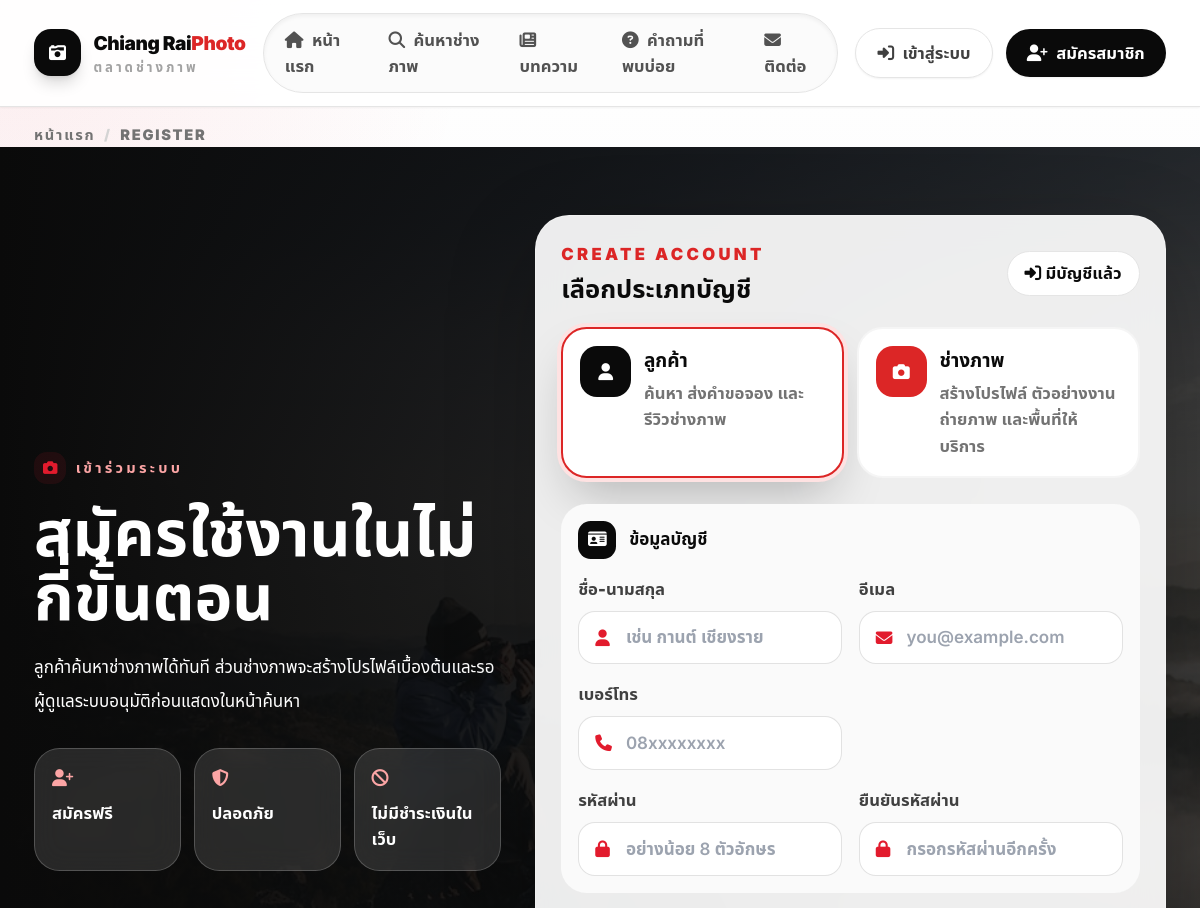
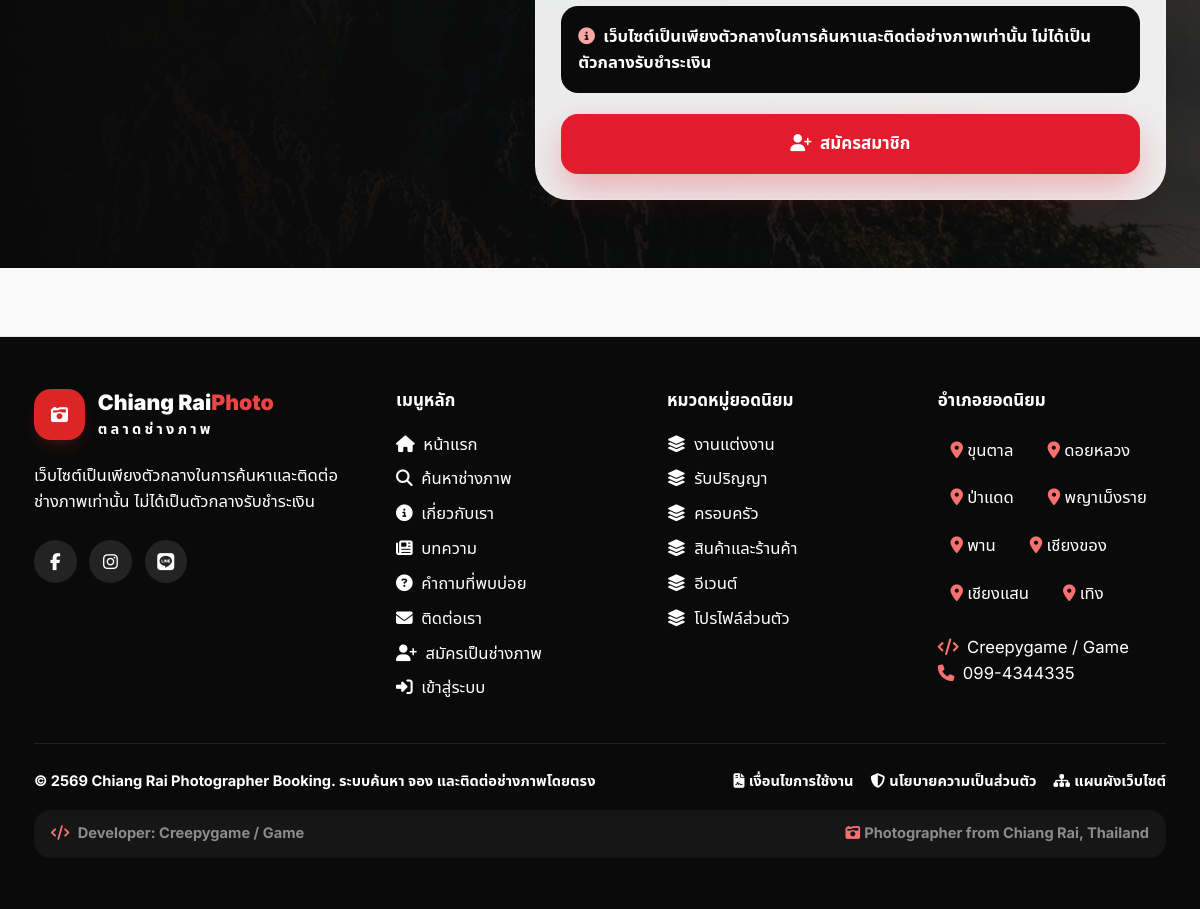
/register.php, run on the app's committed database (2 pictures, top to bottom).
### tables this page shows
CREATE TABLE service_categories (
  id INT UNSIGNED AUTO_INCREMENT PRIMARY KEY,
  name VARCHAR(120) NOT NULL,
  slug VARCHAR(160) NOT NULL,
  icon VARCHAR(80) NULL,
  description TEXT NULL,
  is_active TINYINT(1) NOT NULL DEFAULT 1,
  sort_order INT NOT NULL DEFAULT 0,
  created_at TIMESTAMP NULL DEFAULT CURRENT_TIMESTAMP,
  updated_at TIMESTAMP NULL DEFAULT CURRENT_TIMESTAMP ON UPDATE CURRENT_TIMESTAMP,
  UNIQUE KEY uk_service_categories_slug (slug),
  KEY idx_service_categories_active (is_active, sort_order)
);

CREATE TABLE districts (
  id INT UNSIGNED AUTO_INCREMENT PRIMARY KEY,
  province_name VARCHAR(100) NOT NULL DEFAULT 'เชียงราย',
  district_name VARCHAR(100) NOT NULL,
  latitude DECIMAL(10,7) NOT NULL,
  longitude DECIMAL(10,7) NOT NULL,
  is_active TINYINT(1) NOT NULL DEFAULT 1,
  created_at TIMESTAMP NULL DEFAULT CURRENT_TIMESTAMP,
  updated_at TIMESTAMP NULL DEFAULT CURRENT_TIMESTAMP ON UPDATE CURRENT_TIMESTAMP,
  UNIQUE KEY uk_district_name (province_name, district_name),
  KEY idx_district_active (is_active)
);

CREATE TABLE settings (
  id INT UNSIGNED AUTO_INCREMENT PRIMARY KEY,
  setting_key VARCHAR(120) NOT NULL,
  setting_value TEXT NULL,
  created_at TIMESTAMP NULL DEFAULT CURRENT_TIMESTAMP,
  updated_at TIMESTAMP NULL DEFAULT CURRENT_TIMESTAMP ON UPDATE CURRENT_TIMESTAMP,
  UNIQUE KEY uk_settings_key (setting_key)
);

### config/database.php (called while the page is built, shortened)
<?php
function db(): PDO
{
    static $pdo = null;
    if ($pdo instanceof PDO) {
        return $pdo;
    }
    $dsn = 'mysql:host=' . DB_HOST . ';dbname=' . DB_NAME . ';charset=' . DB_CHARSET;
    $pdo = new PDO($dsn, DB_USER, DB_PASS, [
        PDO::ATTR_ERRMODE => PDO::ERRMODE_EXCEPTION,
        PDO::ATTR_DEFAULT_FETCH_MODE => PDO::FETCH_ASSOC,
        PDO::ATTR_EMULATE_PREPARES => false,
    ]);
    return $pdo;
}

### register.php (the view, shortened to what this page needs)
<?php
require_once __DIR__ . '/includes/functions.php';
$allowPhotographer = setting('allow_photographer_registration', '1') === '1';
$selectedAccountType = 'customer';
include __DIR__ . '/includes/header.php';
?>
<section class="relative overflow-hidden bg-neutral-950 text-white">
    <div class="absolute inset-0">
    </div>
    <div class="relative stock-shell grid gap-8 px-4 py-12 sm:px-6 lg:grid-cols-[.85fr_1.15fr] lg:px-8 lg:py-16">
        <div class="flex flex-col justify-center">
            <p class="section-kicker text-red-300">เข้าร่วมระบบ</p>
            <h1 class="mt-4 text-4xl font-black leading-tight sm:text-6xl">สมัครใช้งานในไม่กี่ขั้นตอน</h1>
            <p class="mt-5 max-w-xl leading-8 text-white/72">ลูกค้าค้นหาช่างภาพได้ทันที ส่วนช่างภาพจะสร้างโปรไฟล์เบื้องต้นและรอผู้ดูแลระบบอนุมัติก่อนแสดงในหน้าค้นหา</p>
            <div class="mt-7 grid gap-3 sm:grid-cols-3">
                <div class="stat-pill rounded-3xl p-4">
                    <i class="fa-solid fa-user-plus text-red-300"></i>
                    <p class="mt-2 text-sm font-black">สมัครฟรี</p>
                </div>
                <div class="stat-pill rounded-3xl p-4">
                    <i class="fa-solid fa-shield-halved text-red-300"></i>
                    <p class="mt-2 text-sm font-black">ปลอดภัย</p>
                </div>
                <div class="stat-pill rounded-3xl p-4">
                    <i class="fa-solid fa-ban text-red-300"></i>
                    <p class="mt-2 text-sm font-black">ไม่มีชำระเงินในเว็บ</p>
                </div>
            </div>
        </div>
        <form method="post" id="registerForm" class="glass-panel rounded-[2rem] p-4 text-neutral-950 sm:p-6" data-initial-role="<?= h($selectedAccountType) ?>">
            <div class="flex flex-wrap items-center justify-between gap-4">
                <div>
                    <p class="text-sm font-black uppercase tracking-[0.2em] text-red-600">Create Account</p>
                    <h2 class="mt-1 text-2xl font-black">เลือกประเภทบัญชี</h2>
                </div>
                <a href="/login.php" class="rounded-full border border-neutral-200 bg-white px-4 py-2 text-sm font-black hover:bg-neutral-950 hover:text-white">
                    <i class="fa-solid fa-right-to-bracket mr-1"></i>มีบัญชีแล้ว
                </a>
            </div>
            <div class="mt-5 grid gap-3 sm:grid-cols-2">
                <label class="account-choice cursor-pointer rounded-[1.5rem] border-2 bg-white p-4 transition hover:-translate-y-1 hover:shadow-xl" data-account-card="customer">
                    <span class="flex items-start gap-3">
                        <span class="grid h-12 w-12 shrink-0 place-items-center rounded-2xl bg-neutral-950 text-white"><i class="fa-solid fa-user"></i></span>
                        <span>
                            <b class="block text-lg">ลูกค้า</b>
                            <span class="mt-1 block text-sm font-semibold text-neutral-500">ค้นหา ส่งคำขอจอง และรีวิวช่างภาพ</span>
                        </span>
                    </span>
                </label>
                <label class="account-choice cursor-pointer rounded-[1.5rem] border-2 bg-white p-4 transition hover:-translate-y-1 hover:shadow-xl <?php if (!$allowPhotographer): ?>opacity-50<?php endif; ?>" data-account-card="photographer">
                    <span class="flex items-start gap-3">
                        <span class="grid h-12 w-12 shrink-0 place-items-center rounded-2xl bg-red-600 text-white"><i class="fa-solid fa-camera"></i></span>
                        <span>
                            <b class="block text-lg">ช่างภาพ</b>
                            <span class="mt-1 block text-sm font-semibold text-neutral-500">สร้างโปรไฟล์ ตัวอย่างงานถ่ายภาพ และพื้นที่ให้บริการ</span>
                        </span>
                    </span>
                </label>
            </div>
            <div class="mt-6 grid gap-5">
                <div class="rounded-[1.5rem] bg-neutral-50 p-4">
                    <div class="flex items-center gap-3">
                        <span class="grid h-9 w-9 place-items-center rounded-xl bg-neutral-950 text-white text-sm"><i class="fa-solid fa-id-card"></i></span>
                        <h3 class="font-black">ข้อมูลบัญชี</h3>
                    </div>
                    <div class="mt-4 grid gap-4 sm:grid-cols-2">
                        <label class="grid gap-2 text-sm font-black text-neutral-700">
                            ชื่อ-นามสกุล
                            <span class="icon-input block"><i class="fa-solid fa-user"></i><input name="name" required placeholder="เช่น กานต์ เชียงราย" class="stock-input w-full rounded-2xl px-4 py-3 font-semibold"></span>
                        </label>
                        <label class="grid gap-2 text-sm font-black text-neutral-700">
                            อีเมล
                            <span class="icon-input block"><i class="fa-solid fa-envelope"></i><input type="email" name="email" required placeholder="you@example.com" class="stock-input w-full rounded-2xl px-4 py-3 font-semibold"></span>
                        </label>
                        <label class="grid gap-2 text-sm font-black text-neutral-700">
                            เบอร์โทร
                            <span class="icon-input block"><i class="fa-solid fa-phone"></i><input name="phone" required placeholder="08xxxxxxxx" class="stock-input w-full rounded-2xl px-4 py-3 font-semibold"></span>
                        </label>
                        <div class="hidden sm:block"></div>
                        <label class="grid gap-2 text-sm font-black text-neutral-700">
                            รหัสผ่าน
                            <span class="icon-input block"><i class="fa-solid fa-lock"></i><input type="password" name="password" required minlength="8" placeholder="อย่างน้อย 8 ตัวอักษร" class="stock-input w-full rounded-2xl px-4 py-3 font-semibold"></span>
                        </label>
                        <label class="grid gap-2 text-sm font-black text-neutral-700">
                            ยืนยันรหัสผ่าน
                            <span class="icon-input block"><i class="fa-solid fa-lock"></i><input type="password" name="password_confirmation" required minlength="8" placeholder="กรอกรหัสผ่านอีกครั้ง" class="stock-input w-full rounded-2xl px-4 py-3 font-semibold"></span>
                        </label>
                    </div>
                </div>
                <div class="rounded-2xl bg-neutral-950 p-4 text-sm font-bold leading-7 text-white">
                    <i class="fa-solid fa-circle-info mr-2 text-red-300"></i><?= h(PAYMENT_DISCLAIMER) ?>
                </div>
                <button class="stock-button rounded-2xl px-5 py-4 text-base font-black">
                    <i class="fa-solid fa-user-plus mr-2"></i>สมัครสมาชิก
                </button>
            </div>
        </form>
    </div>
</section>
<?php include __DIR__ . '/includes/footer.php'; ?>

### includes/footer.php (shortened to what this page needs)
<?php
$footerRequestUri = '/';
if (isset($_SERVER['REQUEST_URI'])) {
    $footerRequestUri = $_SERVER['REQUEST_URI'];
}
$footerPath = parse_url($footerRequestUri, PHP_URL_PATH);
$footerIsContactPage = $footerPath === '/contact.php';
?>
</main>
<?php
$footerCategories = db_fetch_all('SELECT id, name, slug FROM service_categories WHERE is_active = 1 ORDER BY sort_order, name LIMIT 6');
$footerDistricts = db_fetch_all('SELECT district_name FROM districts WHERE is_active = 1 ORDER BY district_name LIMIT 8');
?>
<footer class="mt-16 border-t border-neutral-200 bg-neutral-950 text-white">
    <div class="stock-shell px-4 py-12 sm:px-6 lg:px-8">
        <div class="grid gap-10 lg:grid-cols-[1.4fr_1fr_1fr_1fr]">
            <div>
                <div class="flex items-center gap-3">
                    <div class="grid h-12 w-12 place-items-center rounded-2xl bg-red-600 text-white shadow-lg shadow-red-900/30">
                        <i class="fa-solid fa-camera-retro"></i>
                    </div>
                    <div>
                        <div class="text-xl font-black text-white">Chiang Rai<span class="text-red-500">Photo</span></div>
                        <p class="text-xs font-black uppercase tracking-[0.22em] text-white/38">ตลาดช่างภาพ</p>
                    </div>
                </div>
                <p class="mt-5 max-w-md text-sm leading-7 text-white/62"><?= h(PAYMENT_DISCLAIMER) ?></p>
                <div class="mt-6 flex gap-3">
                    <a href="#" class="grid h-10 w-10 place-items-center rounded-full bg-white/10 text-white hover:bg-red-600"><i class="fa-brands fa-facebook-f"></i></a>
                    <a href="#" class="grid h-10 w-10 place-items-center rounded-full bg-white/10 text-white hover:bg-red-600"><i class="fa-brands fa-instagram"></i></a>
                    <a href="#" class="grid h-10 w-10 place-items-center rounded-full bg-white/10 text-white hover:bg-red-600"><i class="fa-brands fa-line"></i></a>
                </div>
            </div>
            <div>
                <div class="font-black text-white">เมนูหลัก</div>
                <div class="mt-4 grid gap-2 text-sm text-white/62">
                    <a href="/index.php" class="hover:text-red-400"><i class="fa-solid fa-home mr-2"></i>หน้าแรก</a>
                    <a href="/photographers.php" class="hover:text-red-400"><i class="fa-solid fa-magnifying-glass mr-2"></i>ค้นหาช่างภาพ</a>
                    <a href="/about.php" class="hover:text-red-400"><i class="fa-solid fa-circle-info mr-2"></i>เกี่ยวกับเรา</a>
                    <a href="/blog.php" class="hover:text-red-400"><i class="fa-solid fa-newspaper mr-2"></i>บทความ</a>
                    <a href="/faq.php" class="hover:text-red-400"><i class="fa-solid fa-circle-question mr-2"></i>คำถามที่พบบ่อย</a>
                    <a href="/contact.php" class="hover:text-red-400"><i class="fa-solid fa-envelope mr-2"></i>ติดต่อเรา</a>
                    <?= clean_context_button('/register.php', ['role' => 'photographer'], '<i class="fa-solid fa-user-plus mr-2"></i>สมัครเป็นช่างภาพ', 'text-left hover:text-red-400') ?>
                    <a href="/login.php" class="hover:text-red-400"><i class="fa-solid fa-right-to-bracket mr-2"></i>เข้าสู่ระบบ</a>
                </div>
            </div>
            <div>
                <div class="font-black text-white">หมวดหมู่ยอดนิยม</div>
                <div class="mt-4 grid gap-2 text-sm text-white/62">
                    <?php foreach ($footerCategories as $category): ?>
                        <?= clean_context_button('/photographers.php', ['category_id' => (int)$category['id']], '<i class="fa-solid fa-layer-group mr-2"></i>' . h($category['name']), 'text-left hover:text-red-400') ?>
                    <?php endforeach; ?>
                </div>
            </div>
            <div>
                <div class="font-black text-white">อำเภอยอดนิยม</div>
                <div class="mt-4 flex flex-wrap gap-2 text-sm text-white/62">
                    <?php foreach ($footerDistricts as $district): ?>
                        <span class="rounded-full bg-white/8 px-3 py-1.5"><i class="fa-solid fa-location-dot mr-1 text-red-400"></i><?= h($district['district_name']) ?></span>
                    <?php endforeach; ?>
                </div>
                <?php if (!$footerIsContactPage): ?>
                    <div class="mt-5 text-sm leading-7 text-white/62">
                        <button type="button" data-developer-modal-open class="text-left transition hover:text-red-400">
                            <i class="fa-solid fa-code mr-2 text-red-400"></i>Creepygame / Game
                        </button>
                        <p><i class="fa-solid fa-phone mr-2 text-red-400"></i>099-4344335</p>
                    </div>
                <?php endif; ?>
            </div>
        </div>
        <div class="mt-10 flex flex-wrap justify-between gap-4 border-t border-white/10 pt-6 text-xs font-bold text-white/42">
            <span>© <?= current_be_year() ?> <?= h(setting('site_name', APP_NAME)) ?>. ระบบค้นหา จอง และติดต่อช่างภาพโดยตรง</span>
            <span class="flex flex-wrap gap-4">
                <a href="/terms.php" class="hover:text-red-400"><i class="fa-solid fa-file-contract mr-1"></i>เงื่อนไขการใช้งาน</a>
                <a href="/privacy.php" class="hover:text-red-400"><i class="fa-solid fa-shield-halved mr-1"></i>นโยบายความเป็นส่วนตัว</a>
                <a href="/sitemap.php" class="hover:text-red-400"><i class="fa-solid fa-sitemap mr-1"></i>แผนผังเว็บไซต์</a>
            </span>
        </div>
        <?php if (!$footerIsContactPage): ?>
            <div class="mt-4 flex flex-wrap items-center justify-between gap-3 rounded-2xl bg-white/5 px-4 py-3 text-xs font-bold text-white/50">
                <button type="button" data-developer-modal-open class="transition hover:text-red-400">
                    <i class="fa-solid fa-code mr-2 text-red-400"></i>Developer: Creepygame / Game
                </button>
                <span><i class="fa-solid fa-camera-retro mr-1 text-red-400"></i>Photographer from Chiang Rai, Thailand</span>
            </div>
        <?php endif; ?>
    </div>
</footer>
</body>
</html>

### includes/functions.php (shortened to what this page needs)
<?php
require_once __DIR__ . '/../config/database.php';
function h($value): string
{
    return htmlspecialchars((string)$value, ENT_QUOTES, 'UTF-8');
}
function clean_context_path(?string $path = null): string
{
    if ($path === null) {
        $path = (string)($_SERVER['REQUEST_URI'] ?? '/');
    }
    $parsedPath = parse_url($path, PHP_URL_PATH);
    return $parsedPath;
}
function clean_context_inputs(array $params): string
{
    $html = '<input type="hidden" name="__context_nav" value="1">';
    $html .= csrf_field();
    foreach ($params as $key => $value) {
        $html .= '<input type="hidden" name="' . h($key) . '" value="' . h($value) . '">';
    }
    return $html;
}
function clean_context_button(string $path, array $params, string $content, string $buttonClass = '', string $formClass = 'inline', string $formAttrs = ''): string
{
    return '<form method="post" action="' . h(clean_context_path($path)) . '" class="' . h($formClass) . '" ' . $formAttrs . '>'
        . clean_context_inputs($params)
        . '<button type="submit" class="' . h($buttonClass) . '">' . $content . '</button>'
        . '</form>';
}
function setting(string $key, string $default = ''): string
{
    $stmt = db()->prepare('SELECT setting_value FROM settings WHERE setting_key = ? LIMIT 1');
    $stmt->execute([$key]);
    $value = $stmt->fetchColumn();
    return $value === false ? $default : (string)$value;
}
function db_fetch_all(string $sql, array $params = []): array
{
    $stmt = db()->prepare($sql);
    $stmt->execute($params);
    return $stmt->fetchAll();
}
function current_be_year(): int
{
    return (int)date('Y') + 543;
}

### data on the page
service_categories: content "งานแต่งงาน"
service_categories: content "รับปริญญา"
service_categories: content "ครอบครัว"
service_categories: content "สินค้าและร้านค้า"
service_categories: content "อีเวนต์"
service_categories: content "โปรไฟล์ส่วนตัว"
districts: district_name "ขุนตาล"
districts: district_name "ดอยหลวง"
districts: district_name "ป่าแดด"
districts: district_name "พญาเม็งราย"
districts: district_name "พาน"
districts: district_name "เชียงของ"
districts: district_name "เชียงแสน"
districts: district_name "เทิง"
settings: setting_value "Chiang Rai Photographer Booking"

### other printed values
$label "REGISTER"
PAYMENT_DISCLAIMER "เว็บไซต์เป็นเพียงตัวกลางในการค้นหาและติดต่อช่างภาพเท่านั้น ไม่ได้เป็นตัวกลางรับชำระเงิน"
$content "สมัครเป็นช่างภาพ"
current_be_year() "2569"
